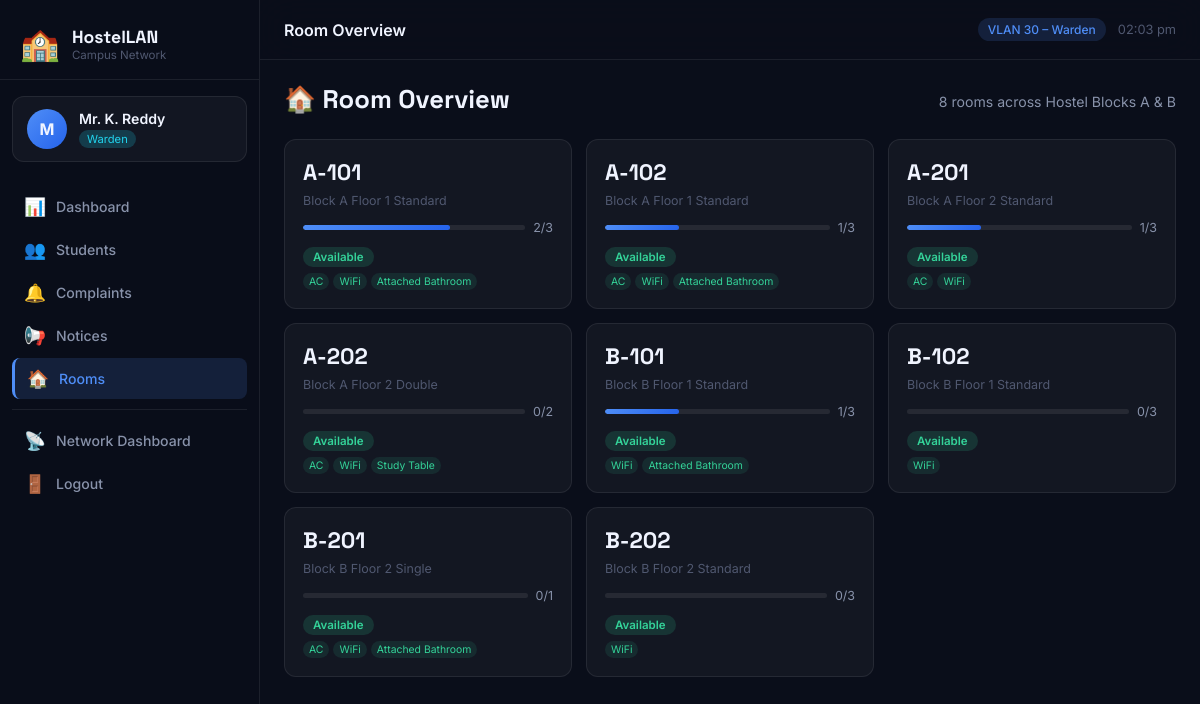
Page /warden/rooms (signed in) on the committed database.
### tables this page shows
CREATE TABLE rooms (
    id          INTEGER PRIMARY KEY AUTOINCREMENT,
    room_number TEXT UNIQUE NOT NULL,
    block       TEXT NOT NULL,          -- 'A' or 'B'
    floor       INTEGER NOT NULL,       -- 1 or 2
    capacity    INTEGER DEFAULT 3,
    occupied    INTEGER DEFAULT 0,
    room_type   TEXT DEFAULT 'Standard' CHECK(room_type IN ('Standard','Double','Single')),
    status      TEXT DEFAULT 'Available' CHECK(status IN ('Available','Full','Maintenance')),
    amenities   TEXT                    -- comma-separated
);

### app.py (the view)
@app.route('/warden/rooms')
@role_required('warden')
def warden_rooms():
    rooms = query(
        """SELECT r.*,
              (SELECT COUNT(*) FROM students WHERE room_id = r.id) as student_count
           FROM rooms r ORDER BY r.block, r.floor, r.room_number"""
    )
    return render_template('warden/rooms.html', rooms=rooms)

### app.py (called while the page is built)
def get_db():
    db = getattr(g, '_database', None)
    if db is None:
        db = g._database = sqlite3.connect(DB_PATH)
        db.row_factory = sqlite3.Row
        db.execute("PRAGMA foreign_keys = ON")
    return db

def query(sql, args=(), one=False):
    cur = get_db().execute(sql, args)
    rv  = cur.fetchall()
    return (rv[0] if rv else None) if one else rv

def role_required(*roles):
    def decorator(f):
        @wraps(f)
        def decorated(*args, **kwargs):
            if 'user_id' not in session:
                return redirect(url_for('login'))
            if session.get('role') not in roles:
                flash('Access denied.', 'danger')
                return redirect(url_for('dashboard'))
            return f(*args, **kwargs)
        return decorated
    return decorator

@app.context_processor
def inject_globals():
    return dict(now=datetime.now(), session=session)

### templates/warden/rooms.html (shortened to what this page needs)
{% extends 'base.html' %}
{% block page_title %}Room Overview{% endblock %}
{% block content %}
<div class="page-header">
  <h1 class="page-h1">🏠 Room Overview</h1>
  <p class="page-sub">{{ rooms|length }} rooms across Hostel Blocks A & B</p>
</div>
<div class="rooms-grid">
  {% for r in rooms %}
  <div class="room-card status-card-{{ r.status|lower|replace(' ','-') }}">
    <div class="room-number">{{ r.room_number }}</div>
    <div class="room-meta">
      <span>Block {{ r.block }}</span>
      <span>Floor {{ r.floor }}</span>
      <span>{{ r.room_type }}</span>
    </div>
    <div class="room-occupancy">
      <div class="occ-bar-wrap">
        <div class="occ-bar" style="width:{{ (r.student_count / r.capacity * 100)|int }}%"></div>
      </div>
      <span class="occ-text">{{ r.student_count }}/{{ r.capacity }}</span>
    </div>
    <span class="status-badge status-{{ r.status|lower|replace(' ','-') }}">{{ r.status }}</span>
    {% if r.amenities %}
    <div class="room-amenities">
      {% for a in r.amenities.split(',')[:3] %}
        <span class="amenity-mini">{{ a.strip() }}</span>
      {% endfor %}
    </div>
    {% endif %}
  </div>
  {% else %}
  <div class="empty-state">No rooms found.</div>
  {% endfor %}
</div>
{% endblock %}

### static/css/style.css (style rules this page uses)
*, *::before, *::after { box-sizing: border-box; margin: 0; padding: 0; }
:root { --bg-base: #0a0e1a; --bg-card: rgba(255,255,255,0.04); --bg-card-hov:rgba(255,255,255,0.07); --bg-sidebar: rgba(10,14,26,0.95); --border: rgba(255,255,255,0.08); --border-hov: rgba(255,255,255,0.18); --text-primary: #f0f4ff; --text-secondary: #8892aa; --text-muted: #505870; --accent-blue: #4f8ef7; --accent-purple: #a06af8; --accent-cyan: #22d3ee; --accent-green: #34d399; --accent-amber: #fbbf24; --accent-red: #f87171; --accent-pink: #f472b6; --grad-blue: linear-gradient(135deg,#4f8ef7,#2563eb); --grad-purple: linear-gradient(135deg,#a06af8,#7c3aed); --grad-cyan: linear-gradient(135deg,#22d3ee,#0891b2); --grad-green: linear-gradient(135deg,#34d399,#059669); --grad-amber: linear-gradient(135deg,#fbbf24,#d97706); --grad-red: linear-gradient(135deg,#f87171,#dc2626); --grad-hero: linear-gradient(135deg,#1e3a8a,#4f46e5,#7c3aed); --radius-sm: 8px; --radius: 12px; --radius-lg: 18px; --radius-xl: 24px; --shadow-sm: 0 2px 8px rgba(0,0,0,0.4); --shadow: 0 8px 24px rgba(0,0,0,0.5); --shadow-lg: 0 20px 60px rgba(0,0,0,0.6); --shadow-glow-blue: 0 0 24px rgba(79,142,247,0.3); --shadow-glow-purple:0 0 24px rgba(160,106,248,0.3); --sidebar-w: 260px; --topbar-h: 60px; --transition: 0.25s ease; }
html { scroll-behavior: smooth; }
body { font-family: 'Inter', sans-serif; background: var(--bg-base); color: var(--text-primary); min-height: 100vh; display: flex; }
.page-header { display: flex; align-items: center; justify-content: space-between; margin-bottom: 24px; flex-wrap: wrap; gap: 12px; }
.page-h1 { font-family: 'Space Grotesk',sans-serif; font-size: 1.6rem; font-weight: 700; line-height: 1.2; }
.page-sub { color: var(--text-secondary); font-size: 0.88rem; margin-top: 4px; }
.status-badge { font-size: 0.72rem; padding: 3px 10px; border-radius: 99px; font-weight: 600; white-space: nowrap; }
.status-available { background: rgba(52,211,153,0.15); color: var(--accent-green); }
.rooms-grid { display: grid; grid-template-columns: repeat(auto-fill,minmax(220px,1fr)); gap: 14px; margin-bottom: 16px; }
.room-card { background: var(--bg-card); border: 1px solid var(--border); border-radius: var(--radius); padding: 18px; transition: var(--transition); }
.room-number { font-family: 'Space Grotesk',sans-serif; font-size: 1.4rem; font-weight: 700; margin-bottom: 6px; }
.room-meta { font-size: 0.78rem; color: var(--text-muted); margin-bottom: 12px; }
.occ-bar-wrap { height: 5px; background: rgba(255,255,255,0.08); border-radius: 99px; overflow: hidden; flex: 1; }
.occ-bar { height: 100%; background: var(--grad-blue); border-radius: 99px; transition: width 0.5s ease; }
.room-occupancy { display: flex; align-items: center; gap: 8px; margin-bottom: 10px; }
.occ-text { font-size: 0.78rem; color: var(--text-secondary); white-space: nowrap; }
.room-amenities { display: flex; flex-wrap: wrap; gap: 4px; margin-top: 8px; }
.amenity-mini { font-size: 0.65rem; padding: 2px 6px; border-radius: 99px; background: rgba(52,211,153,0.1); color: var(--accent-green); }

### rows in the picture
rooms: room_number "A-101", block "A", floor "1", room_type "Standard", student_count "2", capacity "3", status "Available", strip "AC" "WiFi" "Attached Bathroom"
rooms: room_number "A-102", block "A", floor "1", room_type "Standard", student_count "1", capacity "3", status "Available", strip "AC" "WiFi" "Attached Bathroom"
rooms: room_number "A-201", block "A", floor "2", room_type "Standard", student_count "1", capacity "3", status "Available", strip "AC" "WiFi"
rooms: room_number "A-202", block "A", floor "2", room_type "Double", student_count "0", capacity "2", status "Available", strip "AC" "WiFi" "Study Table"
rooms: room_number "B-101", block "B", floor "1", room_type "Standard", student_count "1", capacity "3", status "Available", strip "WiFi" "Attached Bathroom"
rooms: room_number "B-102", block "B", floor "1", room_type "Standard", student_count "0", capacity "3", status "Available", strip "WiFi"
rooms: room_number "B-201", block "B", floor "2", room_type "Single", student_count "0", capacity "1", status "Available", strip "AC" "WiFi" "Attached Bathroom"
rooms: room_number "B-202", block "B", floor "2", room_type "Standard", student_count "0", capacity "3", status "Available", strip "WiFi"

### other values in the picture
{{ session.full_name[0].upper() }} "M"
{{ session.full_name }} "Mr. K. Reddy"
{{ session.role|capitalize }} "Warden"
{{ rooms|length }} "8"
